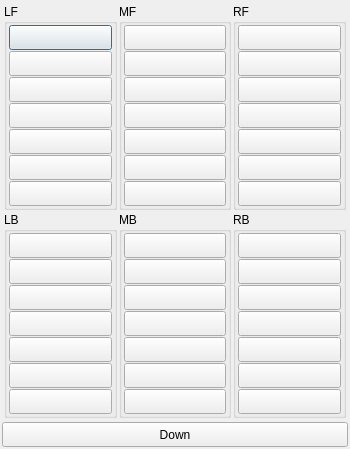
<?xml version="1.0" encoding="UTF-8"?>
<ui version="4.0">
 <class>ContactPopupDialog</class>
 <widget class="QDialog" name="ContactPopupDialog">
  <property name="geometry">
   <rect>
    <x>0</x>
    <y>0</y>
    <width>350</width>
    <height>280</height>
   </rect>
  </property>
  <property name="windowTitle">
   <string>Select Player and Contact</string>
  </property>
  <layout class="QVBoxLayout" name="verticalLayout">
   <property name="spacing">
    <number>2</number>
   </property>
   <property name="leftMargin">
    <number>2</number>
   </property>
   <property name="topMargin">
    <number>2</number>
   </property>
   <property name="rightMargin">
    <number>2</number>
   </property>
   <property name="bottomMargin">
    <number>2</number>
   </property>
   <item>
    <layout class="QGridLayout" name="gridLayout">
     <property name="spacing">
      <number>2</number>
     </property>
     <property name="horizontalSpacing">
      <number>2</number>
     </property>
     <property name="verticalSpacing">
      <number>2</number>
     </property>
     <property name="leftMargin">
      <number>2</number>
     </property>
     <property name="topMargin">
      <number>2</number>
     </property>
     <property name="rightMargin">
      <number>2</number>
     </property>
     <property name="bottomMargin">
      <number>2</number>
     </property>
     <item row="0" column="0">
      <widget class="QGroupBox" name="groupBox_LF">
       <property name="title">
        <string>LF</string>
       </property>
       <layout class="QVBoxLayout" name="verticalLayout_LF">
        <property name="spacing">
         <number>1</number>
        </property>
        <property name="leftMargin">
         <number>2</number>
        </property>
        <property name="topMargin">
         <number>1</number>
        </property>
        <property name="rightMargin">
         <number>2</number>
        </property>
        <property name="bottomMargin">
         <number>1</number>
        </property>
        <item>
         <widget class="QPushButton" name="pushButton_LF_1">
          <property name="minimumSize">
           <size>
            <width>0</width>
            <height>25</height>
           </size>
          </property>
          <property name="text">
           <string/>
          </property>
         </widget>
        </item>
        <item>
         <widget class="QPushButton" name="pushButton_LF_2">
          <property name="minimumSize">
           <size>
            <width>0</width>
            <height>25</height>
           </size>
          </property>
          <property name="text">
           <string/>
          </property>
         </widget>
        </item>
        <item>
         <widget class="QPushButton" name="pushButton_LF_3">
          <property name="minimumSize">
           <size>
            <width>0</width>
            <height>25</height>
           </size>
          </property>
          <property name="text">
           <string/>
          </property>
         </widget>
        </item>
        <item>
         <widget class="QPushButton" name="pushButton_LF_4">
          <property name="minimumSize">
           <size>
            <width>0</width>
            <height>25</height>
           </size>
          </property>
          <property name="text">
           <string/>
          </property>
         </widget>
        </item>
        <item>
         <widget class="QPushButton" name="pushButton_LF_5">
          <property name="minimumSize">
           <size>
            <width>0</width>
            <height>25</height>
           </size>
          </property>
          <property name="text">
           <string/>
          </property>
         </widget>
        </item>
        <item>
         <widget class="QPushButton" name="pushButton_LF_6">
          <property name="minimumSize">
           <size>
            <width>0</width>
            <height>25</height>
           </size>
          </property>
          <property name="text">
           <string/>
          </property>
         </widget>
        </item>
        <item>
         <widget class="QPushButton" name="pushButton_LF_7">
          <property name="minimumSize">
           <size>
            <width>0</width>
            <height>25</height>
           </size>
          </property>
          <property name="text">
           <string/>
          </property>
         </widget>
        </item>
       </layout>
      </widget>
     </item>
     <item row="0" column="1">
      <widget class="QGroupBox" name="groupBox_MF">
       <property name="title">
        <string>MF</string>
       </property>
       <layout class="QVBoxLayout" name="verticalLayout_MF">
        <property name="spacing">
         <number>1</number>
        </property>
        <property name="leftMargin">
         <number>2</number>
        </property>
        <property name="topMargin">
         <number>1</number>
        </property>
        <property name="rightMargin">
         <number>2</number>
        </property>
        <property name="bottomMargin">
         <number>1</number>
        </property>
        <item>
         <widget class="QPushButton" name="pushButton_MF_1">
          <property name="minimumSize">
           <size>
            <width>0</width>
            <height>25</height>
           </size>
          </property>
          <property name="text">
           <string/>
          </property>
         </widget>
        </item>
        <item>
         <widget class="QPushButton" name="pushButton_MF_2">
          <property name="minimumSize">
           <size>
            <width>0</width>
            <height>25</height>
           </size>
          </property>
          <property name="text">
           <string/>
          </property>
         </widget>
        </item>
        <item>
         <widget class="QPushButton" name="pushButton_MF_3">
          <property name="minimumSize">
           <size>
            <width>0</width>
            <height>25</height>
           </size>
          </property>
          <property name="text">
           <string/>
          </property>
         </widget>
        </item>
        <item>
         <widget class="QPushButton" name="pushButton_MF_4">
          <property name="minimumSize">
           <size>
            <width>0</width>
            <height>25</height>
           </size>
          </property>
          <property name="text">
           <string/>
          </property>
         </widget>
        </item>
        <item>
         <widget class="QPushButton" name="pushButton_MF_5">
          <property name="minimumSize">
           <size>
            <width>0</width>
            <height>25</height>
           </size>
          </property>
          <property name="text">
           <string/>
          </property>
         </widget>
        </item>
        <item>
         <widget class="QPushButton" name="pushButton_MF_6">
          <property name="minimumSize">
           <size>
            <width>0</width>
            <height>25</height>
           </size>
          </property>
          <property name="text">
           <string/>
          </property>
         </widget>
        </item>
        <item>
         <widget class="QPushButton" name="pushButton_MF_7">
          <property name="minimumSize">
           <size>
            <width>0</width>
            <height>25</height>
           </size>
          </property>
          <property name="text">
           <string/>
          </property>
         </widget>
        </item>
       </layout>
      </widget>
     </item>
     <item row="0" column="2">
      <widget class="QGroupBox" name="groupBox_RF">
       <property name="title">
        <string>RF</string>
       </property>
       <layout class="QVBoxLayout" name="verticalLayout_RF">
        <property name="spacing">
         <number>1</number>
        </property>
        <property name="leftMargin">
         <number>2</number>
        </property>
        <property name="topMargin">
         <number>1</number>
        </property>
        <property name="rightMargin">
         <number>2</number>
        </property>
        <property name="bottomMargin">
         <number>1</number>
        </property>
        <item>
         <widget class="QPushButton" name="pushButton_RF_1">
          <property name="minimumSize">
           <size>
            <width>0</width>
            <height>25</height>
           </size>
          </property>
          <property name="text">
           <string/>
          </property>
         </widget>
        </item>
        <item>
         <widget class="QPushButton" name="pushButton_RF_2">
          <property name="minimumSize">
           <size>
            <width>0</width>
            <height>25</height>
           </size>
          </property>
          <property name="text">
           <string/>
          </property>
         </widget>
        </item>
        <item>
         <widget class="QPushButton" name="pushButton_RF_3">
          <property name="minimumSize">
           <size>
            <width>0</width>
            <height>25</height>
           </size>
          </property>
          <property name="text">
           <string/>
          </property>
         </widget>
        </item>
        <item>
         <widget class="QPushButton" name="pushButton_RF_4">
          <property name="minimumSize">
           <size>
            <width>0</width>
            <height>25</height>
           </size>
          </property>
          <property name="text">
           <string/>
          </property>
         </widget>
        </item>
        <item>
         <widget class="QPushButton" name="pushButton_RF_5">
          <property name="minimumSize">
           <size>
            <width>0</width>
            <height>25</height>
           </size>
          </property>
          <property name="text">
           <string/>
          </property>
         </widget>
        </item>
        <item>
         <widget class="QPushButton" name="pushButton_RF_6">
          <property name="minimumSize">
           <size>
            <width>0</width>
            <height>25</height>
           </size>
          </property>
          <property name="text">
           <string/>
          </property>
         </widget>
        </item>
        <item>
         <widget class="QPushButton" name="pushButton_RF_7">
          <property name="minimumSize">
           <size>
            <width>0</width>
            <height>25</height>
           </size>
          </property>
          <property name="text">
           <string/>
          </property>
         </widget>
        </item>
       </layout>
      </widget>
     </item>
     <item row="1" column="0">
      <widget class="QGroupBox" name="groupBox_LB">
       <property name="title">
        <string>LB</string>
       </property>
       <layout class="QVBoxLayout" name="verticalLayout_LB">
        <property name="spacing">
         <number>1</number>
        </property>
        <property name="leftMargin">
         <number>2</number>
        </property>
        <property name="topMargin">
         <number>1</number>
        </property>
        <property name="rightMargin">
         <number>2</number>
        </property>
        <property name="bottomMargin">
         <number>1</number>
        </property>
        <item>
         <widget class="QPushButton" name="pushButton_LB_1">
          <property name="minimumSize">
           <size>
            <width>0</width>
            <height>25</height>
           </size>
          </property>
          <property name="text">
           <string/>
          </property>
         </widget>
        </item>
        <item>
         <widget class="QPushButton" name="pushButton_LB_2">
          <property name="minimumSize">
           <size>
            <width>0</width>
            <height>25</height>
           </size>
          </property>
          <property name="text">
           <string/>
          </property>
         </widget>
        </item>
        <item>
         <widget class="QPushButton" name="pushButton_LB_3">
          <property name="minimumSize">
           <size>
            <width>0</width>
            <height>25</height>
           </size>
          </property>
          <property name="text">
           <string/>
          </property>
         </widget>
        </item>
        <item>
         <widget class="QPushButton" name="pushButton_LB_4">
          <property name="minimumSize">
           <size>
            <width>0</width>
            <height>25</height>
           </size>
          </property>
          <property name="text">
           <string/>
          </property>
         </widget>
        </item>
        <item>
         <widget class="QPushButton" name="pushButton_LB_5">
          <property name="minimumSize">
           <size>
            <width>0</width>
            <height>25</height>
           </size>
          </property>
          <property name="text">
           <string/>
          </property>
         </widget>
        </item>
        <item>
         <widget class="QPushButton" name="pushButton_LB_6">
          <property name="minimumSize">
           <size>
            <width>0</width>
            <height>25</height>
           </size>
          </property>
          <property name="text">
           <string/>
          </property>
         </widget>
        </item>
        <item>
         <widget class="QPushButton" name="pushButton_LB_7">
          <property name="minimumSize">
           <size>
            <width>0</width>
            <height>25</height>
           </size>
          </property>
          <property name="text">
           <string/>
          </property>
         </widget>
        </item>
       </layout>
      </widget>
     </item>
     <item row="1" column="1">
      <widget class="QGroupBox" name="groupBox_MB">
       <property name="title">
        <string>MB</string>
       </property>
       <layout class="QVBoxLayout" name="verticalLayout_MB">
        <property name="spacing">
         <number>1</number>
        </property>
        <property name="leftMargin">
         <number>2</number>
        </property>
        <property name="topMargin">
         <number>1</number>
        </property>
        <property name="rightMargin">
         <number>2</number>
        </property>
        <property name="bottomMargin">
         <number>1</number>
        </property>
        <item>
         <widget class="QPushButton" name="pushButton_MB_1">
          <property name="minimumSize">
           <size>
            <width>0</width>
            <height>25</height>
           </size>
          </property>
          <property name="text">
           <string/>
          </property>
         </widget>
        </item>
        <item>
         <widget class="QPushButton" name="pushButton_MB_2">
          <property name="minimumSize">
           <size>
            <width>0</width>
            <height>25</height>
           </size>
          </property>
          <property name="text">
           <string/>
          </property>
         </widget>
        </item>
        <item>
         <widget class="QPushButton" name="pushButton_MB_3">
          <property name="minimumSize">
           <size>
            <width>0</width>
            <height>25</height>
           </size>
          </property>
          <property name="text">
           <string/>
          </property>
         </widget>
        </item>
        <item>
         <widget class="QPushButton" name="pushButton_MB_4">
          <property name="minimumSize">
           <size>
            <width>0</width>
            <height>25</height>
           </size>
          </property>
          <property name="text">
           <string/>
          </property>
         </widget>
        </item>
        <item>
         <widget class="QPushButton" name="pushButton_MB_5">
          <property name="minimumSize">
           <size>
            <width>0</width>
            <height>25</height>
           </size>
          </property>
          <property name="text">
           <string/>
          </property>
         </widget>
        </item>
        <item>
         <widget class="QPushButton" name="pushButton_MB_6">
          <property name="minimumSize">
           <size>
            <width>0</width>
            <height>25</height>
           </size>
          </property>
          <property name="text">
           <string/>
          </property>
         </widget>
        </item>
        <item>
         <widget class="QPushButton" name="pushButton_MB_7">
          <property name="minimumSize">
           <size>
            <width>0</width>
            <height>25</height>
           </size>
          </property>
          <property name="text">
           <string/>
          </property>
         </widget>
        </item>
       </layout>
      </widget>
     </item>
     <item row="1" column="2">
      <widget class="QGroupBox" name="groupBox_RB">
       <property name="title">
        <string>RB</string>
       </property>
       <layout class="QVBoxLayout" name="verticalLayout_RB">
        <property name="spacing">
         <number>1</number>
        </property>
        <property name="leftMargin">
         <number>2</number>
        </property>
        <property name="topMargin">
         <number>1</number>
        </property>
        <property name="rightMargin">
         <number>2</number>
        </property>
        <property name="bottomMargin">
         <number>1</number>
        </property>
        <item>
         <widget class="QPushButton" name="pushButton_RB_1">
          <property name="minimumSize">
           <size>
            <width>0</width>
            <height>25</height>
           </size>
          </property>
          <property name="text">
           <string/>
          </property>
         </widget>
        </item>
        <item>
         <widget class="QPushButton" name="pushButton_RB_2">
          <property name="minimumSize">
           <size>
            <width>0</width>
            <height>25</height>
           </size>
          </property>
          <property name="text">
           <string/>
          </property>
         </widget>
        </item>
        <item>
         <widget class="QPushButton" name="pushButton_RB_3">
          <property name="minimumSize">
           <size>
            <width>0</width>
            <height>25</height>
           </size>
          </property>
          <property name="text">
           <string/>
          </property>
         </widget>
        </item>
        <item>
         <widget class="QPushButton" name="pushButton_RB_4">
          <property name="minimumSize">
           <size>
            <width>0</width>
            <height>25</height>
           </size>
          </property>
          <property name="text">
           <string/>
          </property>
         </widget>
        </item>
        <item>
         <widget class="QPushButton" name="pushButton_RB_5">
          <property name="minimumSize">
           <size>
            <width>0</width>
            <height>25</height>
           </size>
          </property>
          <property name="text">
           <string/>
          </property>
         </widget>
        </item>
        <item>
         <widget class="QPushButton" name="pushButton_RB_6">
          <property name="minimumSize">
           <size>
            <width>0</width>
            <height>25</height>
           </size>
          </property>
          <property name="text">
           <string/>
          </property>
         </widget>
        </item>
        <item>
         <widget class="QPushButton" name="pushButton_RB_7">
          <property name="minimumSize">
           <size>
            <width>0</width>
            <height>25</height>
           </size>
          </property>
          <property name="text">
           <string/>
          </property>
         </widget>
        </item>
       </layout>
      </widget>
     </item>
    </layout>
   </item>
   <item>
    <widget class="QPushButton" name="pushButton_down">
     <property name="minimumSize">
      <size>
       <width>0</width>
       <height>25</height>
      </size>
     </property>
     <property name="text">
      <string>Down</string>
     </property>
    </widget>
   </item>
  </layout>
 </widget>
 <resources/>
 <connections/>
</ui>
